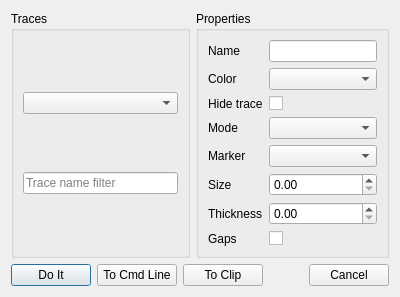
<?xml version="1.0" encoding="UTF-8"?>
<ui version="4.0">
 <class>TraceEditDialog</class>
 <widget class="QDialog" name="TraceEditDialog">
  <property name="windowTitle">
   <string>Modify Trace Appearance</string>
  </property>
  <layout class="QVBoxLayout" name="verticalLayout">
   <item>
    <layout class="QHBoxLayout" name="mainLayout">
     <item>
      <widget class="QGroupBox" name="traces_group">
       <property name="title">
        <string>Traces</string>
       </property>
       <layout class="QVBoxLayout" name="tracesLayout">
        <item>
         <widget class="QComboBox" name="trace_combo"/>
        </item>
        <item>
         <widget class="QLineEdit" name="trace_filter_edit">
          <property name="placeholderText">
           <string>Trace name filter</string>
          </property>
         </widget>
        </item>
       </layout>
      </widget>
     </item>
     <item>
      <widget class="QGroupBox" name="properties_group">
       <property name="title">
        <string>Properties</string>
       </property>
       <layout class="QFormLayout" name="propertiesForm">
        <item row="0" column="0">
         <widget class="QLabel" name="labelName">
          <property name="text">
           <string>Name</string>
          </property>
         </widget>
        </item>
        <item row="0" column="1">
         <widget class="QLineEdit" name="label_edit"/>
        </item>
        <item row="1" column="0">
         <widget class="QLabel" name="labelColor">
          <property name="text">
           <string>Color</string>
          </property>
         </widget>
        </item>
        <item row="1" column="1">
         <widget class="QComboBox" name="color_combo"/>
        </item>
        <item row="2" column="0">
         <widget class="QLabel" name="labelHide">
          <property name="text">
           <string>Hide trace</string>
          </property>
         </widget>
        </item>
        <item row="2" column="1">
         <widget class="QCheckBox" name="visible_checkbox"/>
        </item>
        <item row="3" column="0">
         <widget class="QLabel" name="labelMode">
          <property name="text">
           <string>Mode</string>
          </property>
         </widget>
        </item>
        <item row="3" column="1">
         <widget class="QComboBox" name="mode_combo"/>
        </item>
        <item row="4" column="0">
         <widget class="QLabel" name="labelMarker">
          <property name="text">
           <string>Marker</string>
          </property>
         </widget>
        </item>
        <item row="4" column="1">
         <widget class="QComboBox" name="marker_combo"/>
        </item>
        <item row="5" column="0">
         <widget class="QLabel" name="labelSize">
          <property name="text">
           <string>Size</string>
          </property>
         </widget>
        </item>
        <item row="5" column="1">
         <widget class="QDoubleSpinBox" name="marker_size_spin"/>
        </item>
        <item row="6" column="0">
         <widget class="QLabel" name="labelThickness">
          <property name="text">
           <string>Thickness</string>
          </property>
         </widget>
        </item>
        <item row="6" column="1">
         <widget class="QDoubleSpinBox" name="line_width_spin"/>
        </item>
        <item row="7" column="0">
         <widget class="QLabel" name="labelGaps">
          <property name="text">
           <string>Gaps</string>
          </property>
        </widget>
        </item>
        <item row="7" column="1">
         <widget class="QCheckBox" name="gaps_checkbox"/>
        </item>
       </layout>
      </widget>
     </item>
    </layout>
   </item>
   <item>
    <layout class="QHBoxLayout" name="buttonRow">
     <item>
      <widget class="QPushButton" name="do_it_button">
       <property name="text">
        <string>Do It</string>
       </property>
      </widget>
     </item>
     <item>
      <widget class="QPushButton" name="to_cmd_button">
       <property name="text">
        <string>To Cmd Line</string>
       </property>
      </widget>
     </item>
     <item>
      <widget class="QPushButton" name="to_clip_button">
       <property name="text">
        <string>To Clip</string>
       </property>
      </widget>
     </item>
     <item>
      <spacer name="traceSpacer">
       <property name="orientation">
        <enum>Qt::Horizontal</enum>
       </property>
       <property name="sizeHint" stdset="0">
        <size>
         <width>40</width>
         <height>20</height>
        </size>
       </property>
      </spacer>
     </item>
     <item>
      <widget class="QPushButton" name="cancel_button">
       <property name="text">
        <string>Cancel</string>
       </property>
      </widget>
     </item>
    </layout>
   </item>
  </layout>
 </widget>
 <resources/>
 <connections/>
</ui>
